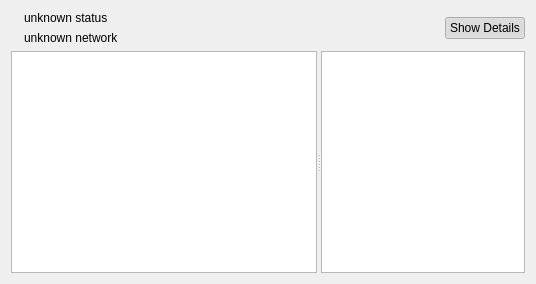
<?xml version="1.0" encoding="UTF-8"?>
<ui version="4.0">
 <author>Oliver Groß</author>
 <class>devdet</class>
 <widget class="QWidget" name="devdet">
  <property name="geometry">
   <rect>
    <x>0</x>
    <y>0</y>
    <width>536</width>
    <height>284</height>
   </rect>
  </property>
  <property name="windowTitle">
   <string>Device Details</string>
  </property>
  <layout class="QVBoxLayout" name="verticalLayout_2">
   <item>
    <layout class="QHBoxLayout" name="horizontalLayout">
     <item>
      <widget class="QLabel" name="iconLabel">
       <property name="sizePolicy">
        <sizepolicy hsizetype="Preferred" vsizetype="Preferred">
         <horstretch>0</horstretch>
         <verstretch>0</verstretch>
        </sizepolicy>
       </property>
       <property name="text">
        <string/>
       </property>
       <property name="pixmap">
        <pixmap>../../../../../../usr/share/qnut/icons/clear.png</pixmap>
       </property>
       <property name="alignment">
        <set>Qt::AlignLeading|Qt::AlignLeft|Qt::AlignTop</set>
       </property>
      </widget>
     </item>
     <item>
      <layout class="QVBoxLayout" name="verticalLayout">
       <item>
        <widget class="QLabel" name="statusLabel">
         <property name="sizePolicy">
          <sizepolicy hsizetype="Preferred" vsizetype="Preferred">
           <horstretch>0</horstretch>
           <verstretch>0</verstretch>
          </sizepolicy>
         </property>
         <property name="text">
          <string>unknown status</string>
         </property>
        </widget>
       </item>
       <item>
        <widget class="QLabel" name="networkLabel">
         <property name="text">
          <string>unknown network</string>
         </property>
        </widget>
       </item>
      </layout>
     </item>
     <item>
      <spacer name="horizontalSpacer">
       <property name="orientation">
        <enum>Qt::Horizontal</enum>
       </property>
       <property name="sizeHint" stdset="0">
        <size>
         <width>161</width>
         <height>20</height>
        </size>
       </property>
      </spacer>
     </item>
     <item>
      <widget class="QPushButton" name="detailsButton">
       <property name="text">
        <string>Show Details</string>
       </property>
       <property name="checkable">
        <bool>true</bool>
       </property>
       <property name="checked">
        <bool>true</bool>
       </property>
      </widget>
     </item>
    </layout>
   </item>
   <item>
    <widget class="QSplitter" name="splitter">
     <property name="sizePolicy">
      <sizepolicy hsizetype="Expanding" vsizetype="Expanding">
       <horstretch>0</horstretch>
       <verstretch>0</verstretch>
      </sizepolicy>
     </property>
     <property name="orientation">
      <enum>Qt::Horizontal</enum>
     </property>
     <property name="childrenCollapsible">
      <bool>false</bool>
     </property>
     <widget class="QTreeView" name="environmentTree">
      <property name="sizePolicy">
       <sizepolicy hsizetype="Expanding" vsizetype="Expanding">
        <horstretch>3</horstretch>
        <verstretch>0</verstretch>
       </sizepolicy>
      </property>
      <property name="iconSize">
       <size>
        <width>18</width>
        <height>18</height>
       </size>
      </property>
     </widget>
     <widget class="QTreeView" name="detailsView">
      <property name="sizePolicy">
       <sizepolicy hsizetype="Preferred" vsizetype="Expanding">
        <horstretch>2</horstretch>
        <verstretch>0</verstretch>
       </sizepolicy>
      </property>
     </widget>
    </widget>
   </item>
  </layout>
 </widget>
 <resources/>
 <connections>
  <connection>
   <sender>detailsButton</sender>
   <signal>toggled(bool)</signal>
   <receiver>detailsView</receiver>
   <slot>setVisible(bool)</slot>
   <hints>
    <hint type="sourcelabel">
     <x>348</x>
     <y>23</y>
    </hint>
    <hint type="destinationlabel">
     <x>299</x>
     <y>201</y>
    </hint>
   </hints>
  </connection>
 </connections>
</ui>
